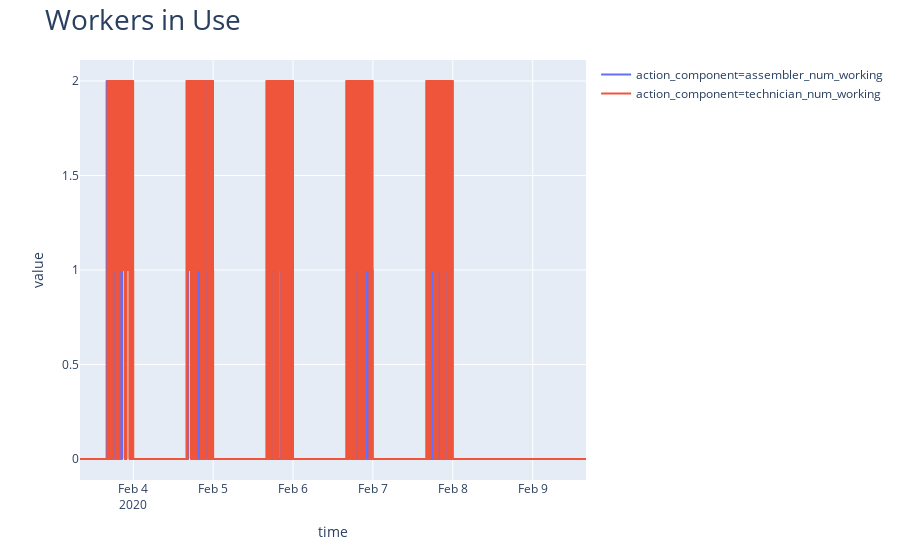

Here is the notebook cell this chart was saved with:
### Code cell
output_viewer.plot_worker_in_use_timeline(worker_df=worker_df,
                                          worker_list=worker_cap_dict.keys())

### Figure 1 — Plotly figure (JSON) as saved in the notebook; plotly's stock layout.template omitted (floating-point values rounded to 4 significant figures; data arrays with more than 128 entries replaced by an {"elided": "..."} marker saying what was removed)
{"data": [{"hoverlabel": {"namelength": 0}, "hovertemplate": "action_component=assembler_num_working<br>time=%{x}<br>value=%{y}", "legendgroup": "action_component=assembler_num_working", "line": {"color": "#636efa", "dash": "solid", "shape": "hv"}, "mode": "lines", "name": "action_component=assembler_num_working", "showlegend": true, "type": "scattergl", "x": {"elided": "501 str values"}, "xaxis": "x", "y": {"elided": "501 str values"}, "yaxis": "y"}, {"hoverlabel": {"namelength": 0}, "hovertemplate": "action_component=technician_num_working<br>time=%{x}<br>value=%{y}", "legendgroup": "action_component=technician_num_working", "line": {"color": "#EF553B", "dash": "solid", "shape": "hv"}, "mode": "lines", "name": "action_component=technician_num_working", "showlegend": true, "type": "scattergl", "x": {"elided": "961 str values"}, "xaxis": "x", "y": {"elided": "961 str values"}, "yaxis": "y"}], "layout": {"autosize": true, "legend": {"tracegroupgap": 0}, "margin": {"t": 60}, "title": {"font": {"size": 28}, "text": "Workers in Use"}, "xaxis": {"anchor": "y", "autorange": true, "domain": [0, 1], "range": ["2020-02-03 08:00", "2020-02-09 16:00"], "title": {"text": "time"}, "type": "date"}, "yaxis": {"anchor": "x", "autorange": true, "domain": [0, 1], "range": [-0.1111, 2.111], "title": {"text": "value"}, "type": "linear"}}}
